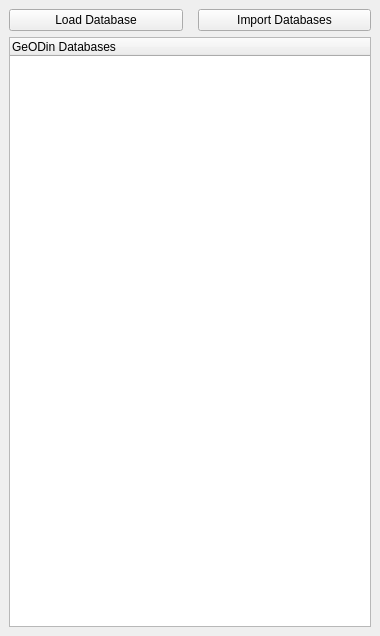
<?xml version="1.0" encoding="UTF-8"?>
<ui version="4.0">
 <class>GeODinQGISMain</class>
 <widget class="QDockWidget" name="GeODinQGISMain">
  <property name="geometry">
   <rect>
    <x>0</x>
    <y>0</y>
    <width>380</width>
    <height>636</height>
   </rect>
  </property>
  <property name="sizePolicy">
   <sizepolicy hsizetype="Preferred" vsizetype="Expanding">
    <horstretch>0</horstretch>
    <verstretch>0</verstretch>
   </sizepolicy>
  </property>
  <property name="minimumSize">
   <size>
    <width>380</width>
    <height>300</height>
   </size>
  </property>
  <property name="maximumSize">
   <size>
    <width>400</width>
    <height>1000</height>
   </size>
  </property>
  <property name="allowedAreas">
   <set>Qt::RightDockWidgetArea</set>
  </property>
  <property name="windowTitle">
   <string>GeODin QGIS</string>
  </property>
  <widget class="QWidget" name="dockWidgetContents">
   <layout class="QGridLayout" name="gridLayout_9">
    <item row="0" column="0">
     <layout class="QHBoxLayout" name="horizontalLayout">
      <property name="spacing">
       <number>15</number>
      </property>
      <item>
       <widget class="QPushButton" name="multipleImportButton">
        <property name="sizePolicy">
         <sizepolicy hsizetype="Expanding" vsizetype="Fixed">
          <horstretch>0</horstretch>
          <verstretch>0</verstretch>
         </sizepolicy>
        </property>
        <property name="maximumSize">
         <size>
          <width>200</width>
          <height>16777215</height>
         </size>
        </property>
        <property name="text">
         <string>Load Database</string>
        </property>
       </widget>
      </item>
      <item>
       <widget class="QPushButton" name="singleImportButton">
        <property name="sizePolicy">
         <sizepolicy hsizetype="Expanding" vsizetype="Fixed">
          <horstretch>0</horstretch>
          <verstretch>0</verstretch>
         </sizepolicy>
        </property>
        <property name="maximumSize">
         <size>
          <width>200</width>
          <height>16777215</height>
         </size>
        </property>
        <property name="text">
         <string>Import Databases</string>
        </property>
       </widget>
      </item>
     </layout>
    </item>
    <item row="1" column="0">
     <layout class="QHBoxLayout" name="horizontalLayout_2">
      <item>
       <widget class="QTreeWidget" name="treeWidget">
        <column>
         <property name="text">
          <string>GeODin Databases</string>
         </property>
        </column>
       </widget>
      </item>
     </layout>
    </item>
   </layout>
  </widget>
 </widget>
 <resources/>
 <connections/>
</ui>
